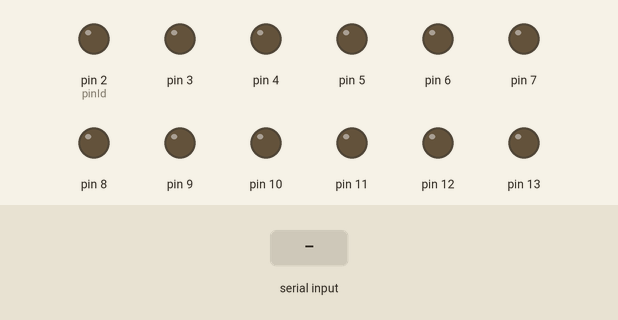
Recording of a sketch running on a simulated Arduino Uno, built with avr-gcc and run on an emulated ATmega328P. On the bench: output pins drawn as LEDs (lit = HIGH). The inputs (shaded band) are chosen by the test bench. What the sketch prints to the serial monitor is not drawn.

Above: at 3.6 s.
3.7 s: "90,45\n" received over Serial
At 4.6 s:
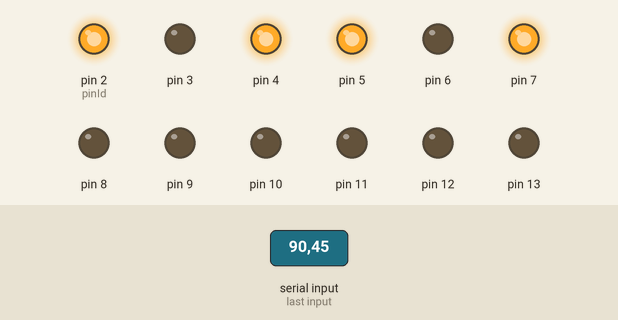
5.2 s: "30,150\n" received over Serial
At 5.8 s:
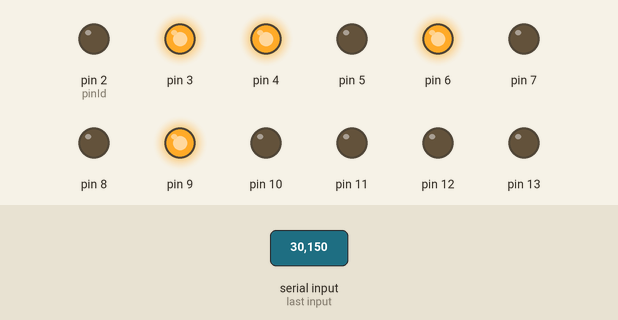
6.7 s: "5\n" received over Serial
At 7.9 s:
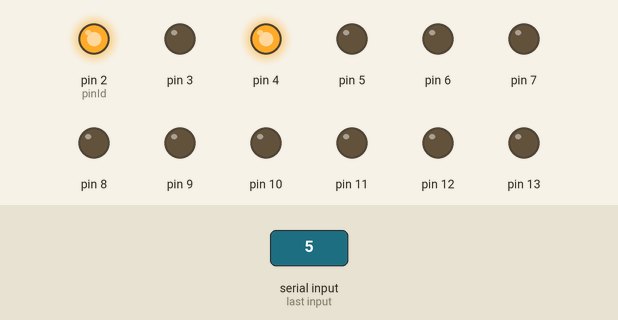
8.2 s: "200\n" received over Serial
At 9.2 s:
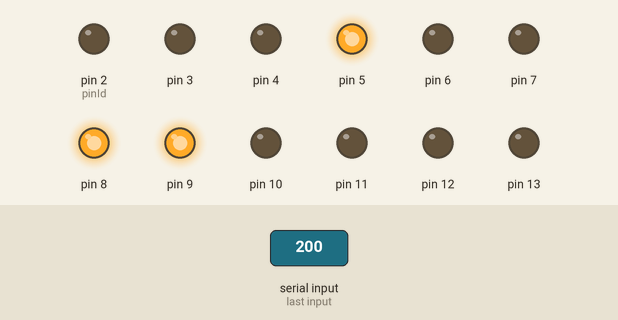
9.7 s: "90\n" received over Serial
At 10.3 s:
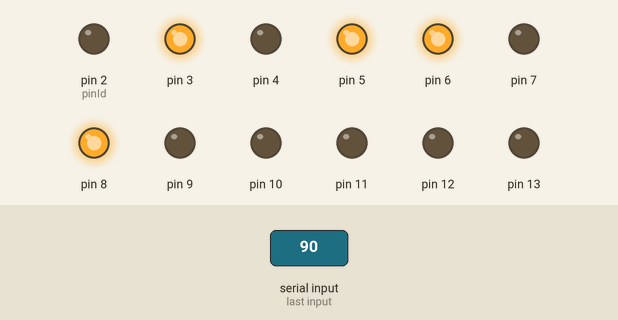
Timing chart, 0 to 12.2 s (numbered marks = the images above; inputs shaded):
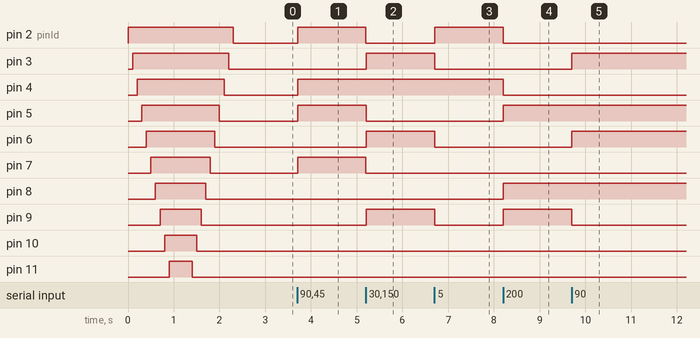

The sketch:

main.ino
```cpp
int pinId = 0;

void setup() {
  Serial.begin(9600);
  for (int i = 2; i <= 13; ++i)
    pinMode(i, OUTPUT);

  for(int i = 2; i <= 13; ++i){
    digitalWrite(i, 1);
    delay(100);
  }
  for(int i = 13; i >= 2; --i){
    digitalWrite(i, 0);
    delay(100);
  }
}


void loop() {
  int a = Serial.parseInt();
  if(a > 0 && a <= 4095){
    pinId = 2;
    for (int i = 2; i <= 13; ++i)
      digitalWrite(i, 0);
    while(a){
      digitalWrite(pinId, a % 2);
      Serial.print(a%2);
      a /= 2;
      pinId++;
    }
  }
}
```

Measured:
- after the input at 3.7 s, pin 2 (pinId), pin 4, pin 5, pin 7: LOW → HIGH at once
- after the input at 5.2 s, pin 2 (pinId), pin 5, pin 7: HIGH → LOW at once; pin 3, pin 6, pin 9: LOW → HIGH at once
- after the input at 6.7 s, pin 2 (pinId): LOW → HIGH at once; pin 3, pin 6, pin 9: HIGH → LOW at once
- after the input at 8.2 s, pin 2 (pinId), pin 4: HIGH → LOW at once; pin 5, pin 8, pin 9: LOW → HIGH at once
- after the input at 9.7 s, pin 3, pin 6: LOW → HIGH at once; pin 9: HIGH → LOW at once
